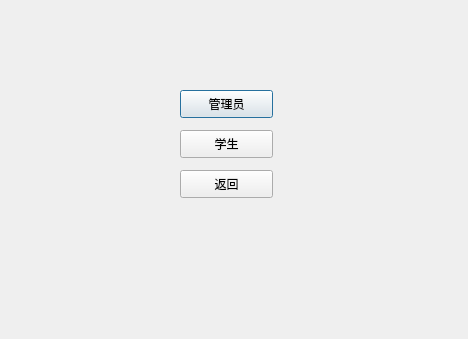
<?xml version="1.0" encoding="UTF-8"?>
<ui version="4.0">
 <class>usrmanagement</class>
 <widget class="QDialog" name="usrmanagement">
  <property name="geometry">
   <rect>
    <x>0</x>
    <y>0</y>
    <width>468</width>
    <height>339</height>
   </rect>
  </property>
  <property name="windowTitle">
   <string>Dialog</string>
  </property>
  <widget class="QPushButton" name="pushButton">
   <property name="geometry">
    <rect>
     <x>180</x>
     <y>90</y>
     <width>93</width>
     <height>28</height>
    </rect>
   </property>
   <property name="text">
    <string>管理员</string>
   </property>
  </widget>
  <widget class="QPushButton" name="pushButton_2">
   <property name="geometry">
    <rect>
     <x>180</x>
     <y>130</y>
     <width>93</width>
     <height>28</height>
    </rect>
   </property>
   <property name="text">
    <string>学生</string>
   </property>
  </widget>
  <widget class="QPushButton" name="pushButton_3">
   <property name="geometry">
    <rect>
     <x>180</x>
     <y>170</y>
     <width>93</width>
     <height>28</height>
    </rect>
   </property>
   <property name="text">
    <string>返回</string>
   </property>
  </widget>
 </widget>
 <resources/>
 <connections/>
</ui>
